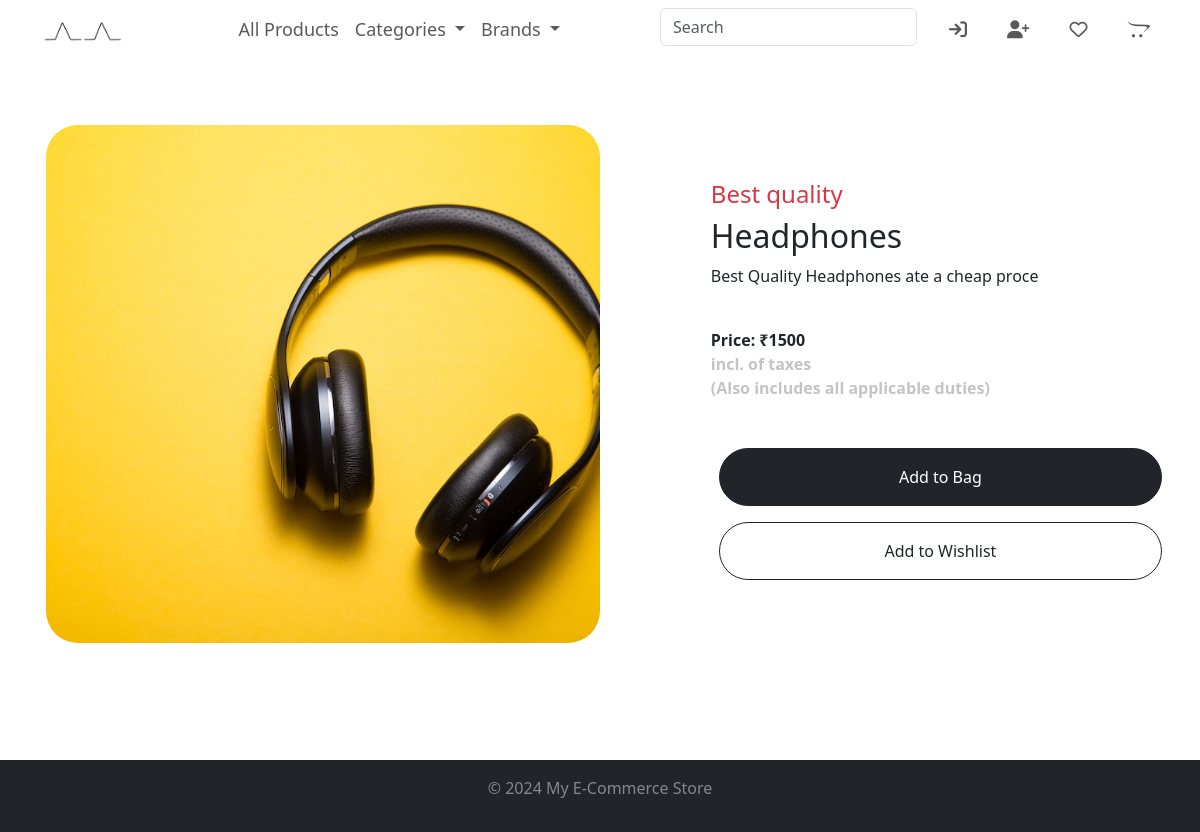
Page /products/2 on the earlier database version.
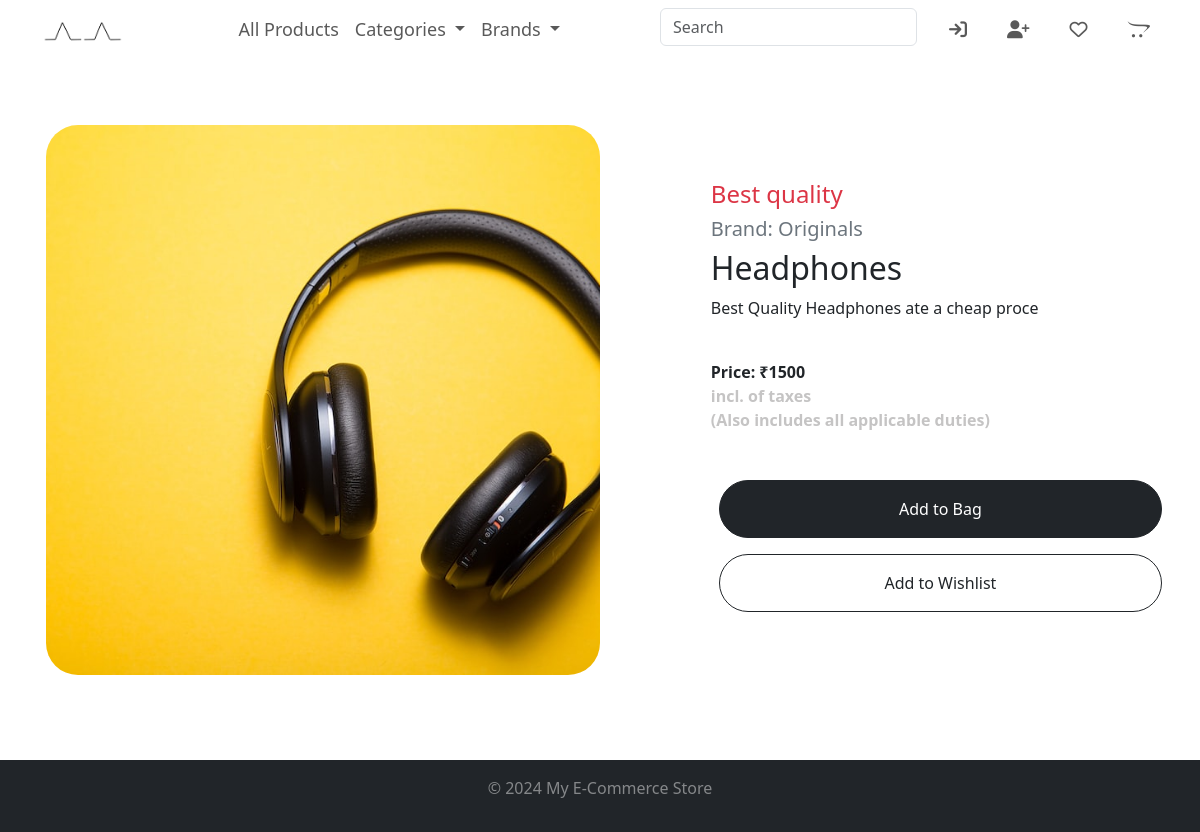
Same page on the later database version.
### ecommerce/models.py (models this page shows, shortened)
class ProductImage(models.Model):
    product = models.ForeignKey('Products', on_delete=models.CASCADE)
    image = models.ImageField(upload_to='uploads/products/')

class Products(models.Model):
    name = models.CharField(max_length=60)
    price = models.IntegerField(default=0)
    category = models.ForeignKey(Category, on_delete=models.CASCADE, default=1)
    brand = models.ForeignKey(Brand, on_delete=models.CASCADE, null=True)
    tagline = models.CharField(max_length=50, null=True, blank=True)
    description = models.CharField(
        max_length=500, default='', blank=True, null=True)
    images = models.ManyToManyField(ProductImage, blank=True)
    @staticmethod
    def get_product_by_id(id):
        return Products.objects.filter(id=id)[0]

class Brand(models.Model):
    name = models.CharField(max_length=100)
    description = models.TextField()
    logo = models.FileField(upload_to="uploads/brands/logos", blank=True, null=True)
    poster = models.FileField(upload_to="uploads/brands/posters", blank=True, null=True, help_text="High res backgound image. landscape.")
    dark_background = models.BooleanField(null=True)
    created_at = models.DateTimeField(auto_now_add=True)
    tagline = models.CharField(max_length=75, null=True)
    def get_all_brands():
        return Brand.objects.all()
    def __str__(self):
        return self.name

### ecommerce/views.py (the view, shortened to what this page needs)
# urls.py: path('products/<int:product_id>', views.product_detail, name='product_detail'),
def product_detail(req, product_id):
    product = Products.get_product_by_id(product_id)
    productImages = product.images.all()
    categories = Category.get_all_categories()
    cart_quantity = 0
    user = req.session.get("customer_id")
    return render(req, "product_detail.html", {"product": product, "cart_quantity": cart_quantity, "images": productImages})

### ecommerce/context_processors.py (called while the page is built)
def categories(request):
    return {'categories': Category.get_all_categories()}

def brands(request):
    return {'brands': Brand.get_all_brands()}

### ecommerce/models.py (called while the page is built)
    @staticmethod
    def get_all_categories():
        return Category.objects.all()

    def __str__(self):
        return self.name

### ecommerce/Templates/product_detail.html (shortened to what this page needs)
{% extends "master.html" %}
{% block content %}
<section class="product-details container d-flex flex-md-row flex-column justify-content-around p-3">
    {% if images.count > 1 %}
    <div class="container col-md-6 m-auto">
        {% for image in images %}
        <div class="mySlides w-100">
            <img src="{{ image.image.url }}" alt="{{ product.name }}" class="img-fluid product-image rounded-5 mb-3">
        </div>
        {% endfor %}
        <a class="prev" onclick="plusSlides(-1)">&#10094;</a>
        <a class="next" onclick="plusSlides(1)">&#10095;</a>
        <div class="row justify-content-lg-start justify-content-evenly">
            {% for image in images %}
            <div class="column">
                <img class="demo cursor rounded" src="{{ image.image.url }}" style="width:100%" alt="{{ product.name }}"
                    onclick="currentSlide('{{ forloop.counter }}')">
            </div>
            {% endfor %}
        </div>
    </div>
    {% else %}
    <img src="{{ images.0.image.url }}" alt="{{ product.name }}" class="img-fluid product-image rounded-5 col-md-6">
    {% endif %}
    <div class="product-info col-md-6" id="wishlist-container">
        {% if product.tagline %}
        <h4 class="text-danger product-tagline">{{ product.tagline }}</h4>
        {% endif %}
        {% if product.brand %}
        <h5 class="product-brand mt-2 mb-2"><a
                class="link-underline-opacity-50-hover link-underline-opacity-0  link-underline-danger link-secondary"
                href="/brand/{{product.brand.id}}">Brand: {{ product.brand }}</a></h5>
        {% endif %}
        <h2>{{ product.name }}</h2>
        <p class="product-description">{{ product.description }}</p>
        <div class="product-info-price">
            <p class="product-price">Price: ₹{{ product.price }}<br>
                <span class="product-price-desc">incl. of taxes <br>(Also includes all applicable duties)</span>
            </p>
        </div>
        <div class="product-info-button-group">
            <div id="btn-cart-container">
                {% if cart_quantity == 0 %}
                <button href="#" class="btn btn-dark rounded-5 p-3 m-2 w-100 btn-addtocart"
                    data-product-id="{{product.id}}">Add to
                    Bag</button>
                {% endif %}
            </div>
            {% if product.isInWishlist%}
            <button class="remove-from-wishlist btn btn-outline-dark rounded-5 p-3 m-2 w-100"
                data-product-id="{{ product.id }}" id="productDetailWishlist">
                Remove from Wishlist
            </button>
            {% else %}
            <button class="add-to-wishlist btn btn-outline-dark rounded-5 p-3 m-2 w-100"
                data-product-id="{{ product.id }}" id="productDetailWishlist">
                Add to Wishlist
            </button>
            {% endif %}
        </div>
    </div>
</section>
{% endblock %}

### ecommerce/Templates/master.html (shortened to what this page needs)
{% load static %}
<!DOCTYPE html>
<html lang="en">
<head>
    <link href="https://cdn.jsdelivr.net/npm/bootstrap@5.3.2/dist/css/bootstrap.min.css" rel="stylesheet"
>
    <link rel="stylesheet" type="text/css" href="{% static 'style.css' %}">
</head>
<body>
    <div class="wrapper">
        <nav class="navbar navbar-expand-lg navbar-light {% block navbarmode %}{% endblock %}">
            <div class="container navbar-container">
                <a class="navbar-brand" href="/">
                    <img src="/image/download/uploads/logos/AA{% block logoInverted %}{% endblock %}-rbg.png" alt="Logo"
                        srcset="" class="header-logo">
                </a>
                <div class="collapse navbar-collapse text-center" id="collapseNav">
                    <ul class="navbar-nav mx-auto ">
                        <li class="nav-item">
                            <a class="nav-link" href="../products?sort=id&order=desc&category=">All Products</a>
                        </li>
                        <li class="nav-item">
                            <div class="dropdown">
                                <a class="nav-link dropdown-toggle" type="link">
                                    Categories
                                </a>
                            </div>
                        </li>
                        <li class="nav-item">
                            <div class="dropdown">
                                <a class="nav-link dropdown-toggle" type="link">
                                    Brands
                                </a>
                            </div>
                        </li>
                    </ul>
                    <div class="navbar-nav flex-row justify-content-center gap-4">
                        <form class="form-inline">
                            <input class="form-control mr-2 text-info" type="text" placeholder="Search"
                                id="navbar-search" oninput="searchProducts()">
                        </form>
                        {% if request.session.customer %}
                        <a href="{% url 'logoutUser' %}" class="nav-link link-danger" data-toggle="tooltip"
                            data-placement="bottom auto" title="Logout">
                            <i class="fa fa-sign-out"></i>
                        </a>
                        <li class="nav-item">
                            <a class="nav-link" href="/profile" data-toggle="tooltip" data-placement="auto"
                                title="Your Account">
                                <i class="fa-regular fa-user"></i>
                            </a>
                        </li>
                        {% else %}
                        <li class="nav-item">
                            <a href="{% url 'loginUser' %}" class="nav-link" data-toggle="tooltip"
                                data-placement="auto left" title="Log in">
                                <i class="fa-solid fa-arrow-right-to-bracket"></i></a>
                        </li>
                        <li class="nav-item">
                            <a href="{% url 'signupUser' %}" class="nav-link" data-toggle="tooltip"
                                data-placement="auto right" title="Sign Up"><i class="fa-solid fa-user-plus"></i></a>
                        </li>
                        {% endif %}
                        <a class="nav-item nav-link" href="{% url 'view_wishlist' %}" data-toggle="tooltip"
                            data-placement="auto left" title="Wishlist">
                            <i class="fa-regular fa-heart"></i>
                        </a>
                        <a class="nav-item nav-link" href="{% url 'view_cart' %}" data-toggle="tooltip"
                            data-placement="auto left" title="Bag">
                            <i class="fa-brands fa-opencart"></i>
                        </a>
                    </div>
                </div>
            </div>
        </nav>
        {% block content %}
        {% endblock %}
    </div>
    <footer class="bg-dark text-white py-3 footer w-100 text-center">
        <div class="container">
            <p>&copy; 2024 My E-Commerce Store</p>
        </div>
    </footer>
</body>
</html>

### ecommerce/static/style.css (style rules this page uses)
* { box-sizing: border-box; }
footer p { color: rgba(255, 255, 255, 0.451) }
html, body { height: 100%; margin: 0; }
.wrapper { min-height: 95%; }
.navbar-nav { font-size: large; }
.nav-link { cursor: pointer; }
.header-logo { height: 23px; }
.product-details { gap: 5%; margin: auto; margin-top: 50px; }
.product-info { padding: 5%; }
.product-price-desc { color: rgb(197, 196, 196); }
.product-info-price { font-weight: bolder; margin-top: 40px; margin-bottom: 40px; }
.product-details img { object-fit: cover; }
.container { position: relative; }

Differences in the rows shown:
changed Products "Headphones": brand_id empty → 3 (drawn); brand (not shown) → "Originals"
Other differences:
text now shown: "Brand:"
